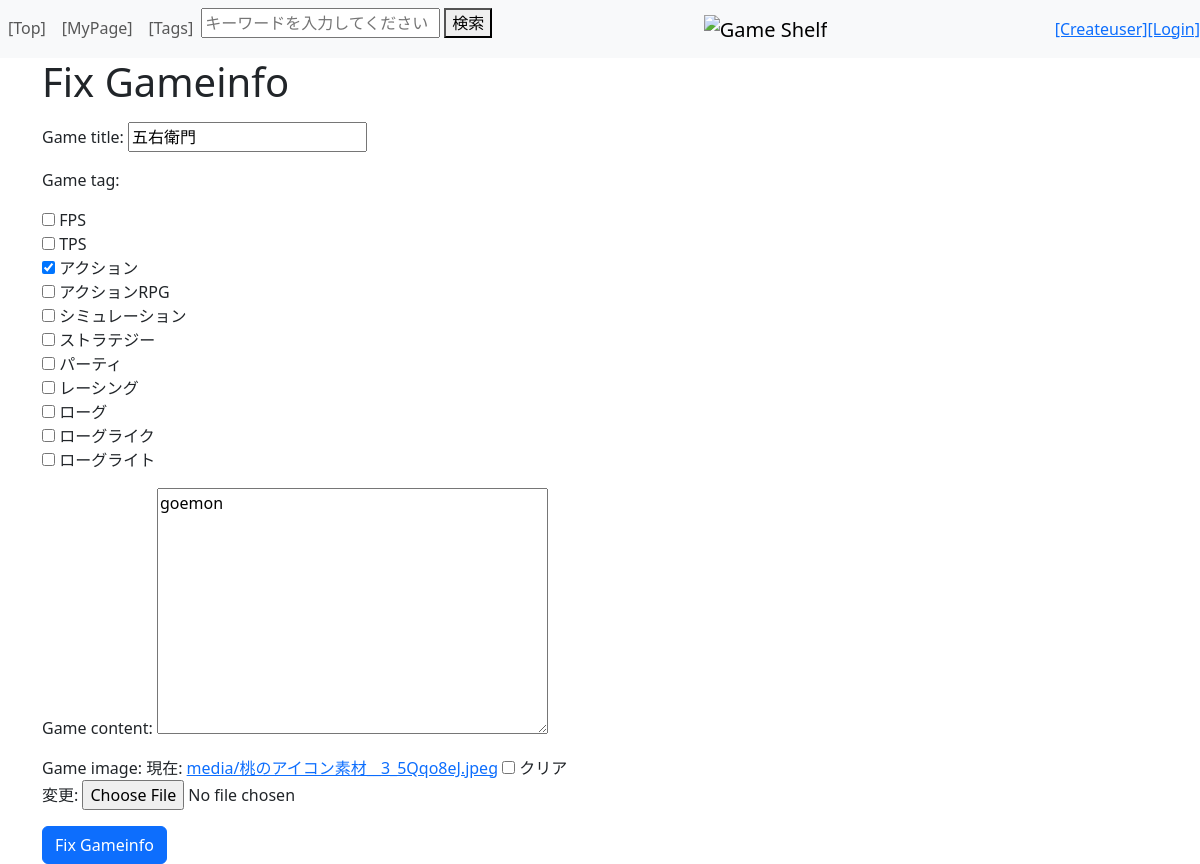
The page /game/editgame/15 on the database as committed earlier.
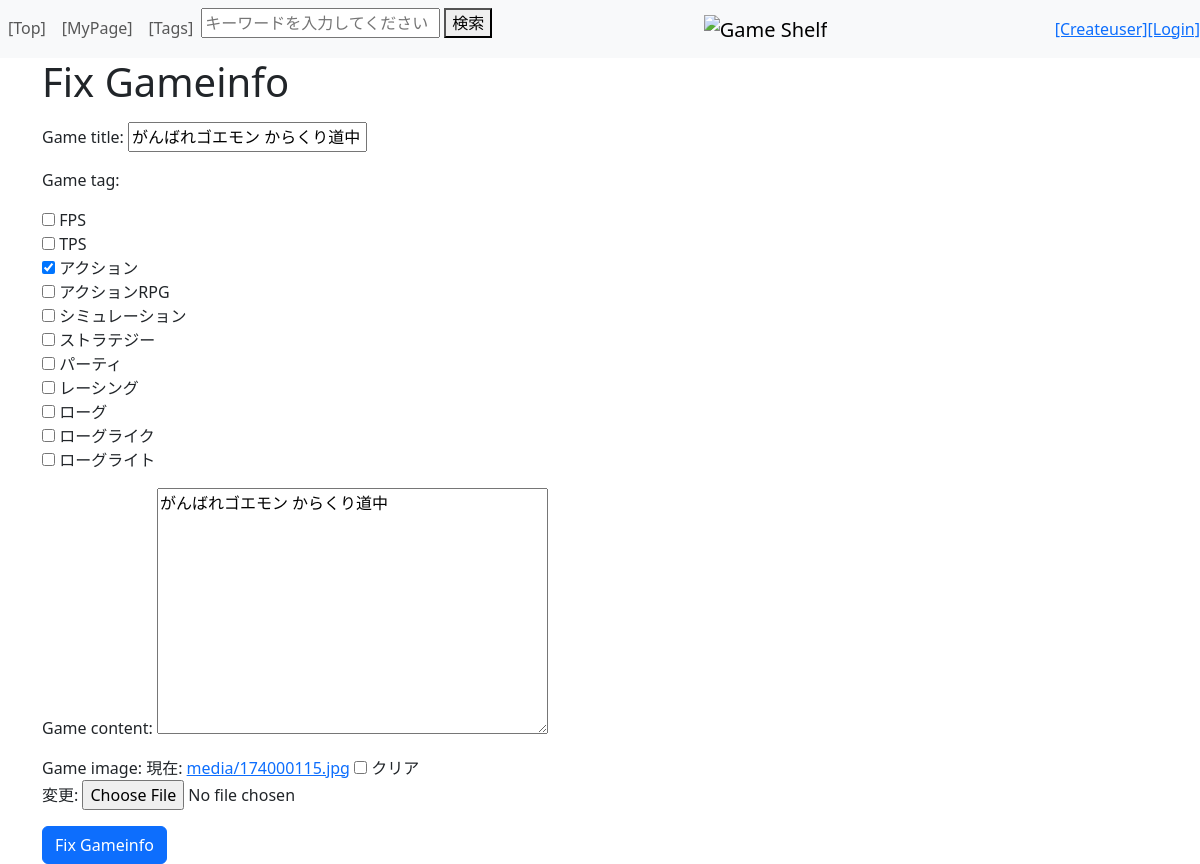
The same page on the database as committed later.
### game/models.py (models this page shows, shortened)
class Game(models.Model):
    game_tag = models.ManyToManyField(Tag)
    game_title = models.CharField(max_length=100)
    game_content = models.TextField()
    game_image = models.ImageField(upload_to="media/", blank=True, null=True)
    class Meta:
        ordering = ['-id']

### game/views.py (the view)
# urls.py: path('editgame/<int:game_id>', views.editgame,name="editgame"),
def editgame(request, game_id):
    editgame = Game.objects.get(pk=game_id)
    if request.method == 'POST':
        form = GameCreateForm(request.POST, request.FILES, instance=editgame) #request.FILESが無いとファイルの登録不可、注意
        if form.is_valid():
            game = form.save()
            messages.success(request, "編集しました")
            return redirect('game', game_id=game.id)
    params = {
        "login_user"    :   request.user, #現在のログインユーザー情報（request.user）
        "editgame"      :   editgame,
        "editform"      :   GameCreateForm(instance=editgame)
    }
    return render(request, "game/editgame.html", params)

### game/forms.py
class GameCreateForm(forms.ModelForm):
    game_tag = forms.ModelMultipleChoiceField(queryset=Tag.objects.all(), required=False, widget=forms.CheckboxSelectMultiple)
    class Meta:
        model = Game
        fields=["game_title","game_tag","game_content","game_image"]

### top/models.py (called while the page is built)
    def __str__(self):
        return self.tag

### game/templates/game/editgame.html (shortened to what this page needs)
{% extends "top/layout.html" %}
{% load static %}
{% block content %}
<h1>Fix Gameinfo</h1>
<form action="{% url 'editgame' editgame.id %}" method="post" class="mt-3" enctype="multipart/form-data">
    {{ editform.as_p }}
    <button class="btn btn-primary">Fix Gameinfo</button>
</form>
{% endblock %}

Rows that differ between the two databases and show on the page:
changed Game: game_title "五右衛門" → "がんばれゴエモン からくり道中"; game_content "goemon" → "がんばれゴエモン からくり道中"
Other text that changed with them:
text no longer shown: "Game title: Game tag: FPS TPS アクション アクションRPG シミュレーション ストラテジー パーティ レーシング ローグ ローグライク ローグライト Game content: Game image: 現在: media/桃のアイコン素材__3_5Qqo8eJ.jpeg クリア 変更:"
text now shown: "Game title: Game tag: FPS TPS アクション アクションRPG シミュレーション ストラテジー パーティ レーシング ローグ ローグライク ローグライト Game content: Game image: 現在: media/174000115.jpg クリア 変更:"
